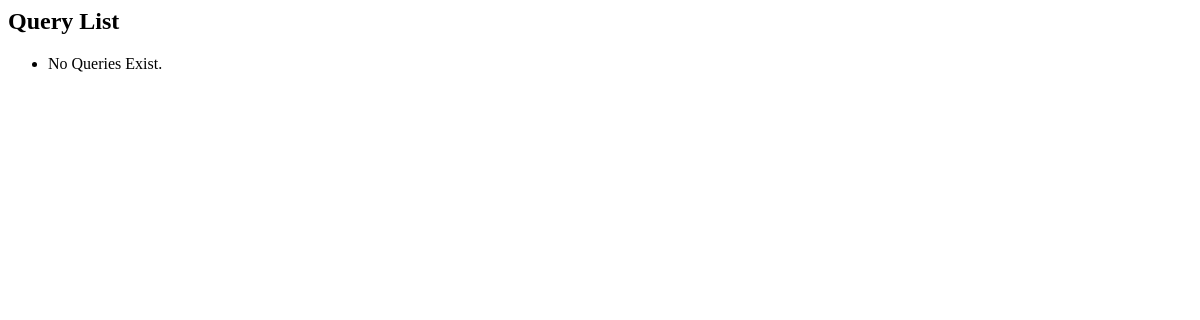
Page /query/list/ on the earlier database version.
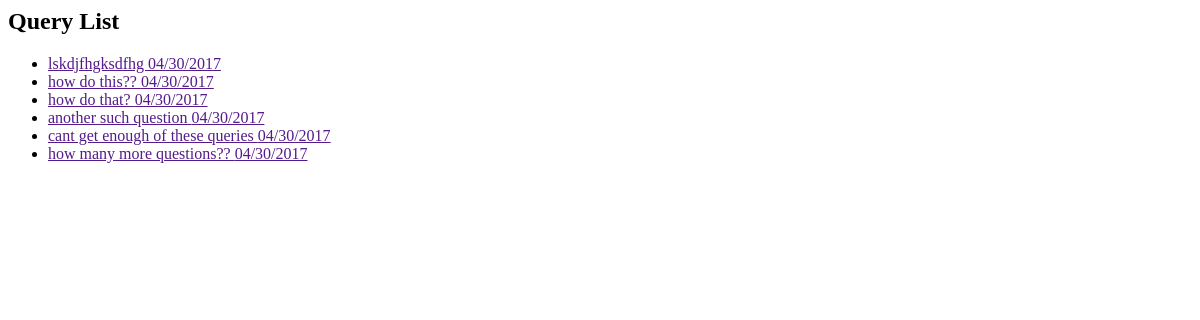
Same page on the later database version.
### archive/models.py (models this page shows, shortened)
class Query(models.Model):
    query_string = models.CharField(max_length=511)
    search_date = models.DateField(auto_now_add=True)
    class Meta:
        ordering = ['search_date', 'id']
        get_latest_by = 'search_date'

### archive/views.py (the view)
class QueryList(ListView):
    model = Query
    template_name = 'archive/query_list.html'

### archive/templates/archive/query_list.html
{% block content %}
  <h2>Query List</h2>
  <ul>
    {% for query in query_list %}
      <li><a href="">
        {{ query.query_string }}
        {{ query.search_date|date:"SHORT_DATE_FORMAT" }}
      </a></li>
    {% empty %}
      <li>No Queries Exist.</li>
    {% endfor %}
  </ul>
{% endblock %}

Differences in the rows shown:
added Query: query_string "lskdjfhgksdfhg", search_date "04/30/2017"
added Query: query_string "how do this??", search_date "04/30/2017"
added Query: query_string "how do that?", search_date "04/30/2017"
added Query: query_string "another such question", search_date "04/30/2017"
added Query: query_string "cant get enough of these queries", search_date "04/30/2017"
added Query: query_string "how many more questions??", search_date "04/30/2017"
Other differences:
text no longer shown: "No Queries Exist."
